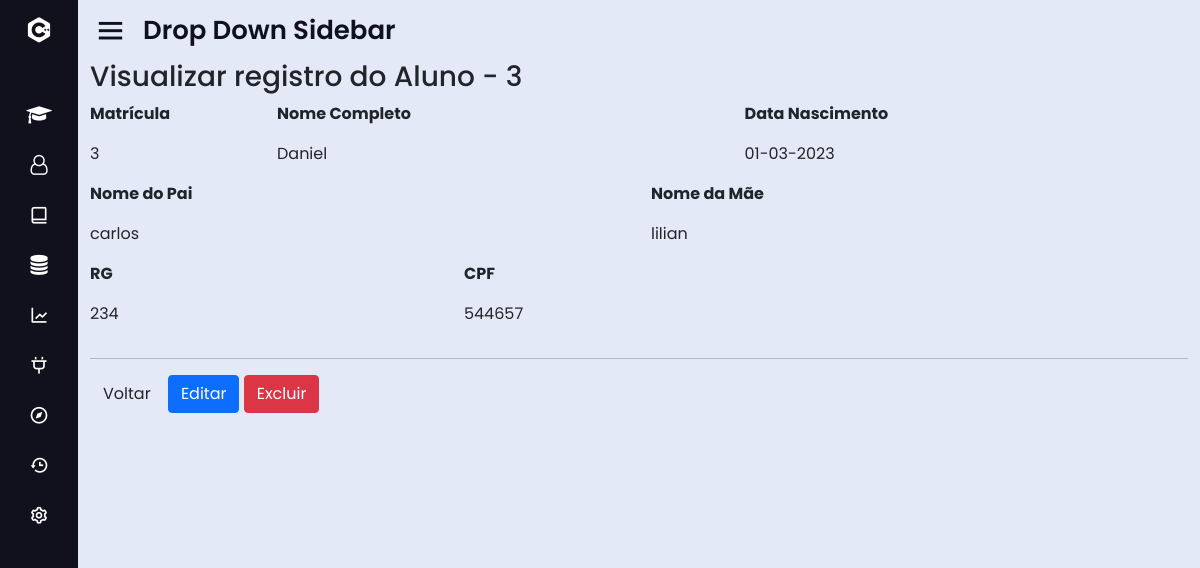
The page /?page=view_alu&id=3 on the database its author committed.
### tables this page shows
CREATE TABLE IF NOT EXISTS `aluno` (
  `id` int(11) NOT NULL AUTO_INCREMENT,
  `nome` varchar(50) DEFAULT NULL,
  `pai` varchar(50) DEFAULT NULL,
  `mae` varchar(50) DEFAULT NULL,
  `rg` varchar(50) DEFAULT NULL,
  `cpf` varchar(50) DEFAULT NULL,
  `nasc` date DEFAULT NULL,
  PRIMARY KEY (`id`) USING BTREE
);

### sis/aluno/view_alu.php (the view)
<?php
	$id = (int) $_GET['id'];
	$sql = mysqli_query($con, "select * from aluno where id = '".$id."';");
	$row = mysqli_fetch_array($sql);
?>
<div id="main" class="container-fluid">
	<h3 class="page-header">Visualizar registro do Aluno - <?php echo $id; ?> </h3>
	<div class="row">
		<div class="col-md-2">
			<p><strong>Matrícula</strong></p>
			<p><?php echo $row['id'];?></p>
		</div>
		<div class="col-md-5">
			<p><strong>Nome Completo</strong></p>
			<p><?php echo $row['nome'];?></p>
		</div>
		<div class="col-md-3">
			<p><strong>Data Nascimento</strong></p>
			<p><?php echo date('d-m-Y',strtotime($row['nasc'])); ?></p>
		</div>
	</div>
	<div class="row">
		<div class="col-md-6">
			<p><strong>Nome do Pai</strong></p>
			<p><?php echo $row['pai'];?></p>
		</div>
		<div class="col-md-6">
			<p><strong>Nome da Mãe</strong></p>
			<p><?php echo $row['mae'];?></p>
		</div>
	</div>
	<div class="row">
		<div class="col-md-4">
			<p><strong>RG</strong></p>
			<p><?php echo $row['rg'];?></p>
		</div>
		<div class="col-md-4">
			<p><strong>CPF</strong></p>
			<p><?php echo $row['cpf'];?></p>
		</div>
	</div>
	<hr/>
	<div id="actions" class="row">
		<div class="col-md-12">
			<a href="?page=lista_alu" class="btn btn-default">Voltar</a>
				<?php echo "<a href=?page=fedit_alu&id=".$row['id']." class='btn btn-primary'>Editar</a>";?>
				<?php echo "<a href=?page=excluir_alu&id=".$row['id']." class='btn btn-danger'>Excluir</a>";?>
		</div>
	</div>
</div>

### css/style.css (style rules this page uses)
* { margin: 0; padding: 0; box-sizing: border-box; font-family: 'Poppins', sans-serif; }

### rows shown on the page
aluno: id "3", nome "Daniel", nasc "01-03-2023", pai "carlos", mae "lilian", rg "234", cpf "544657"

### other values the page prints
$id "3"
